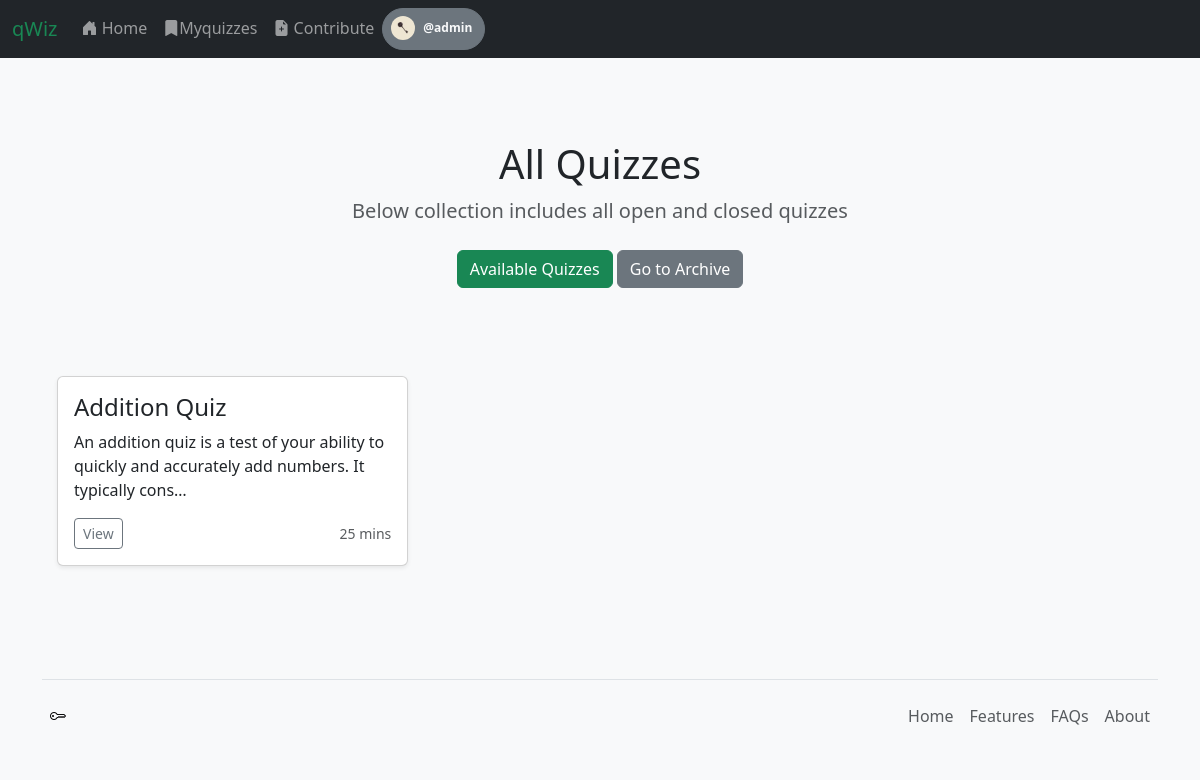
The app's page /allquizzes/ (signed in) with its own data.
### app1/models.py (models this page shows, shortened)
class User(AbstractUser):
    profile_picture = models.ImageField(upload_to='profile_pictures/', null=True, blank=True)

class Quiz(models.Model):
    title = models.CharField(max_length=255)
    description = models.TextField(blank=True, null=True)
    created_at = models.DateTimeField(auto_now_add=True)
    instructions = models.TextField(blank=True, null=True)
    status = models.BooleanField(verbose_name="is_open", default=False)
    archived = models.BooleanField(verbose_name="is_archived", default=False)
    auther = models.ForeignKey(User, on_delete=models.SET_NULL, null=True, blank=True)
    difficulty_level = models.CharField(
        max_length=20,
        choices=[("easy", "Easy"), ("medium", "Medium"), ("hard", "Hard")],
        default="medium",
    )
    category = models.ForeignKey(
        Category, on_delete=models.SET_NULL, null=True, blank=True
    )
    time_limit = models.IntegerField(default=10)  # in minutes

### app1/views.py (the view)
# urls.py: path("allquizzes/", views.list_all_quizzes, name="allquizzes"),
def list_all_quizzes(request):
    allquizzes = Quiz.objects.filter(archived=False)
    return render(
        request,
        "app1/all_quizzes.html",
        {
            "allquizzes": allquizzes,
        },
    )

### app1/templates/app1/all_quizzes.html (shortened to what this page needs)
{% extends "app1/base.html" %}
{% block body %}
<main>
  <section class="py-2 text-center container">
    <div class="row py-lg-5">
      <div class="col-lg-6 col-md-8 mx-auto">
        <h1 class="fw-light">All Quizzes</h1>
        <p class="lead text-body-secondary">Below collection includes all open and closed quizzes</p>
        <p>
          <a href="{% url 'app1:index' %}" class="btn btn-success my-2">Available Quizzes</a>
          <a href="{% url 'app1:archived' %}" class="btn btn-secondary my-2">Go to Archive</a>
        </p>
      </div>
    </div>
  </section>
  <div class="album py-2 bg-body-tertiary">
    <div class="container">
      <div class="row row-cols-1 row-cols-sm-2 row-cols-md-3 g-3">
        {% for quiz in allquizzes %}
        {% if quiz.status %}
        <div class="col">
          <div class="card shadow-sm">
            <div class="card-body">
              <h4 class="card-title">{{ quiz.title }}</h4>
              <p class="card-text">{{ quiz.description|truncatechars:100 }}</p>
              <div class="d-flex justify-content-between align-items-center">
                <div class="btn-group">
                  <a href="{% url 'app1:quiz_details' quiz.id %}" class="btn btn-sm btn-outline-secondary">View</a>
                </div>
                <small class="text-body-secondary">{{ quiz.time_limit }} mins</small>
              </div>
            </div>
          </div>
        </div>
        {% endif %}
        {% empty %}
        <h3>No quizzes are open at the time</h3>
        {% endfor %}
      </div>
    </div>
  </div>
  </div>
</main>
{% endblock body %}

### app1/templates/app1/base.html (shortened to what this page needs)
{% load static %}
<!DOCTYPE html>
<html lang="en" class="h-100" data-bs-theme="light">
<head>
    <head>
        <link href="https://cdn.jsdelivr.net/npm/bootstrap@5.3.3/dist/css/bootstrap.min.css" rel="stylesheet">
        <link rel="stylesheet" href="https://cdn.jsdelivr.net/npm/bootstrap-icons@1.11.3/font/bootstrap-icons.min.css">
        <link rel="stylesheet" href="{% static 'app1/css/style.css' %}">
    </head>
<body class='d-flex flex-column h-100 py-4 bg-body-tertiary'>
    <header>
        <nav class="navbar navbar-expand-md navbar-dark fixed-top bg-dark">
            <div class="container-fluid">
                <a class="navbar-brand text-success" href="{% url 'app1:index' %}">qWiz</a>
                <div class="navbar-collapse collapse" id="navbarCollapse">
                    <ul class="navbar-nav me-auto mb-2 mb-md-0">
                        <li class="nav-item">
                            <a class="nav-link" aria-current="page" href="{% url 'app1:index' %}"><i
                                    class="bi bi-house-door-fill"></i> Home</a>
                        </li>
                        <li class="nav-item">
                            <a class="nav-link" href="{% url 'app1:my_quizzes' %}"><i
                                    class="bi bi-bookmark-fill"></i>Myquizzes</a>
                        </li>
                        <li class="nav-item">
                            <a class="nav-link" href="{% url 'app1:create_quiz' %}"><i
                                    class="bi bi-file-earmark-plus-fill"></i> Contribute</a>
                        </li>
                        {% if user.is_authenticated %}
                        <div class="dropdown">
                            <button class="btn btn-secondary rounded-pill p-1" data-bs-toggle="dropdown"
                                aria-expanded="false">
                                <span
                                    class="badge d-flex align-items-center p-1  text-body bg-transparent rounded-pill"><img
                                        class="rounded-circle me-1" width="24" height="24"
                                        src="{% static 'app1/images/favicon/key-72.png' %}" alt="">
                                    <div class="col px-3 ">
                                        <div class="row text-light">
                                            @{{ user.username }}
                                        </div>
                                    </div>
                                </span>
                            </button>
                        </div>
                        {% endif %}
                    </ul>
                </div>
            </div>
        </nav>
    </header>
    <main class="flex-shrink-0">
        <div class="container">
            {% block body %}
            {% endblock %}
    <div class="footer mt-auto container">
        <footer class="d-flex flex-wrap justify-content-between align-items-center py-3 my-4 border-top">
            <a href="#" class="col-md-4 d-flex align-items-center justify-content-start p-2 mb-3 mb-md-0 me-md-auto link-body-emphasis text-decoration-none">
                <i class="bi bi-key"></i>
            </a>
            <ul class="nav justify-content-end">
            <li class="nav-item"><a href="#" class="nav-link px-2 text-body-secondary">Home</a></li>
            <li class="nav-item"><a href="#" class="nav-link px-2 text-body-secondary">Features</a></li>
            <li class="nav-item"><a href="#" class="nav-link px-2 text-body-secondary">FAQs</a></li>
            <li class="nav-item"><a href="#" class="nav-link px-2 text-body-secondary">About</a></li>
            </ul>
        </footer>
    </div>
</body>
</html>

### app1/static/app1/css/style.css (style rules this page uses)
main > .container { padding: 60px 15px 0; }

### records on screen
User: username "admin"
Quiz: title "Addition Quiz", description "An addition quiz is a test of your ability to quickly and accurately add numbers. It typically cons…", time_limit "25"
